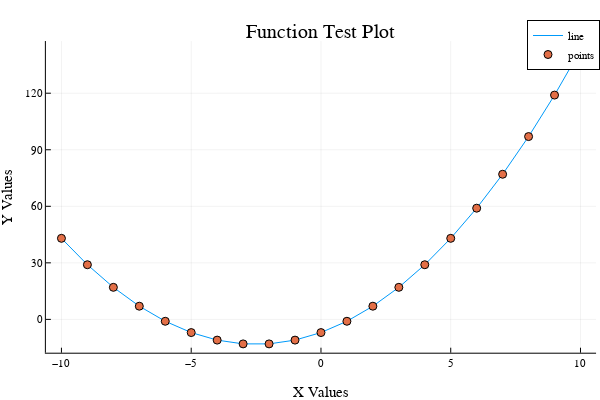

The notebook cell saved with this chart:
### Code cell
# Importing the Plots package
using Plots

# Creating an array of x values from -10 to 10
x = Array(-10:10)
# Using the map method to calculate the values of f2(x) for each of the x values
y=map(f2, x)
# Plotting the data values x and y
plotly()
plot(x,y, label ="line")
scatter!(x,y, label = "points")
xlabel!("X Values")
ylabel!("Y Values")
title!("Function Test Plot")

### Figure 1 — Plotly figure (JSON) as saved in the notebook; plotly's stock layout.template omitted (floating-point values rounded to 4 significant figures)
{"data": [{"colorbar": {"title": ""}, "legendgroup": "line", "line": {"color": "rgba(0, 154, 250, 1.000)", "dash": "solid", "shape": "linear", "width": 1}, "mode": "lines", "name": "line", "showlegend": true, "type": "scatter", "x": [-10, -9, -8, -7, -6, -5, -4, -3, -2, -1, 0, 1, 2, 3, 4, 5, 6, 7, 8, 9, 10], "xaxis": "x", "y": [43, 29, 17, 7, -1, -7, -11, -13, -13, -11, -7, -1, 7, 17, 29, 43, 59, 77, 97, 119, 143], "yaxis": "y", "zmax": null, "zmin": null}, {"colorbar": {"title": ""}, "legendgroup": "points", "marker": {"color": "rgba(227, 111, 71, 1.000)", "line": {"color": "rgba(0, 0, 0, 1.000)", "width": 1}, "size": 8, "symbol": "circle"}, "mode": "markers", "name": "points", "showlegend": true, "type": "scatter", "x": [-10, -9, -8, -7, -6, -5, -4, -3, -2, -1, 0, 1, 2, 3, 4, 5, 6, 7, 8, 9, 10], "xaxis": "x", "y": [43, 29, 17, 7, -1, -7, -11, -13, -13, -11, -7, -1, 7, 17, 29, 43, 59, 77, 97, 119, 143], "yaxis": "y", "zmax": null, "zmin": null}], "layout": {"annotations": [{"font": {"color": "rgba(0, 0, 0, 1.000)", "family": "sans-serif", "size": 20}, "rotation": 0, "showarrow": false, "text": "Function Test Plot", "x": 0.535, "xanchor": "center", "xref": "paper", "y": 1, "yanchor": "top", "yref": "paper"}], "height": 400, "legend": {"bgcolor": "rgba(255, 255, 255, 1.000)", "bordercolor": "rgba(0, 0, 0, 1.000)", "borderwidth": 1, "font": {"color": "rgba(0, 0, 0, 1.000)", "family": "sans-serif", "size": 11}, "title": {"font": {"color": "rgba(0, 0, 0, 1.000)", "family": "sans-serif", "size": 15}, "text": ""}, "tracegroupgap": 0, "traceorder": "normal", "x": 1, "xanchor": "auto", "y": 1, "yanchor": "auto"}, "margin": {"b": 20, "l": 0, "r": 0, "t": 20}, "paper_bgcolor": "rgba(255, 255, 255, 1.000)", "plot_bgcolor": "rgba(255, 255, 255, 1.000)", "showlegend": true, "width": 600, "xaxis": {"anchor": "y", "domain": [0.07647, 0.9934], "gridcolor": "rgba(0, 0, 0, 0.100)", "gridwidth": 0.5, "linecolor": "rgba(0, 0, 0, 1.000)", "mirror": false, "range": [-10.6, 10.6], "showgrid": true, "showline": true, "showticklabels": true, "tickangle": 0, "tickcolor": "rgb(0, 0, 0)", "tickfont": {"color": "rgba(0, 0, 0, 1.000)", "family": "sans-serif", "size": 11}, "tickmode": "array", "ticks": "inside", "ticktext": ["−10", "−5", "0", "5", "10"], "tickvals": [-10, -5, 0, 5, 10], "title": "X Values", "titlefont": {"color": "rgba(0, 0, 0, 1.000)", "family": "sans-serif", "size": 15}, "type": "-", "visible": true, "zeroline": false, "zerolinecolor": "rgba(0, 0, 0, 1.000)"}, "yaxis": {"anchor": "x", "domain": [0.07581, 0.9415], "gridcolor": "rgba(0, 0, 0, 0.100)", "gridwidth": 0.5, "linecolor": "rgba(0, 0, 0, 1.000)", "mirror": false, "range": [-17.68, 147.7], "showgrid": true, "showline": true, "showticklabels": true, "tickangle": 0, "tickcolor": "rgb(0, 0, 0)", "tickfont": {"color": "rgba(0, 0, 0, 1.000)", "family": "sans-serif", "size": 11}, "tickmode": "array", "ticks": "inside", "ticktext": ["0", "30", "60", "90", "120"], "tickvals": [0, 30, 60, 90, 120], "title": "Y Values", "titlefont": {"color": "rgba(0, 0, 0, 1.000)", "family": "sans-serif", "size": 15}, "type": "-", "visible": true, "zeroline": false, "zerolinecolor": "rgba(0, 0, 0, 1.000)"}}}
